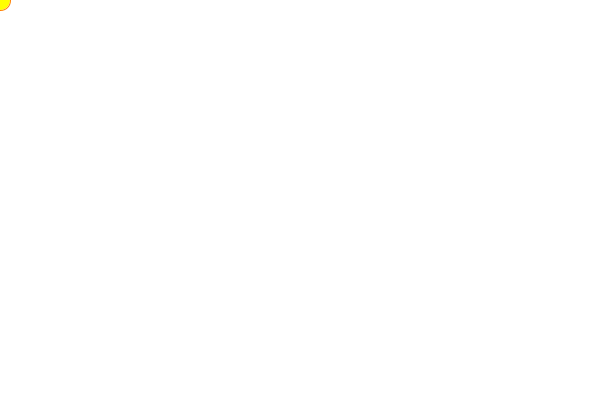
Frame 1 (no input)
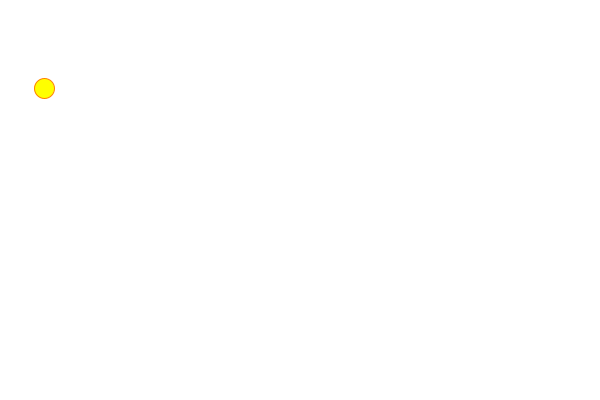
Frame 60 (the mouse pressed at the canvas centre just before this capture)
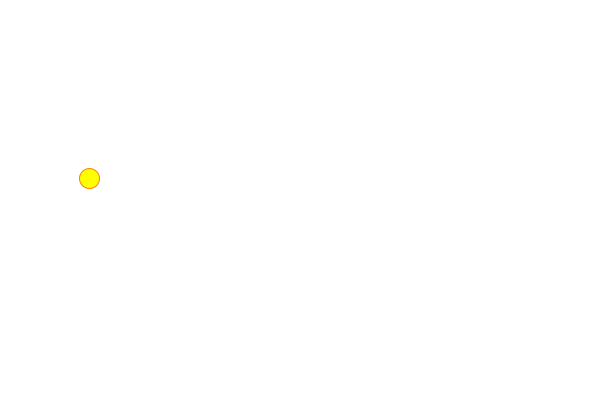
Frame 120 (the mouse held since frame 60 and released just before this capture)

The Processing sketch that drew these frames (run headless with seeded random() and noise(); from frame 60 on, the mouse is pressed at the canvas centre):

// Processing sketch: particle_example_01_tjs
// ── particle_example_01_tjs.pde
float x = 0.0;
float y = 0.0;
float spdX, spdY;
float w = 20, h = 20;
void setup(){
  size(600, 400);
  background(255);
  spdX = .75;
  spdY = 1.5; 
}

void draw(){
  background(255);
  fill(255, 255, 0);
  stroke(255, 127, 0);
  ellipse(x, y, w, h);
  x = x + spdX;
  y = y + spdY;
}
